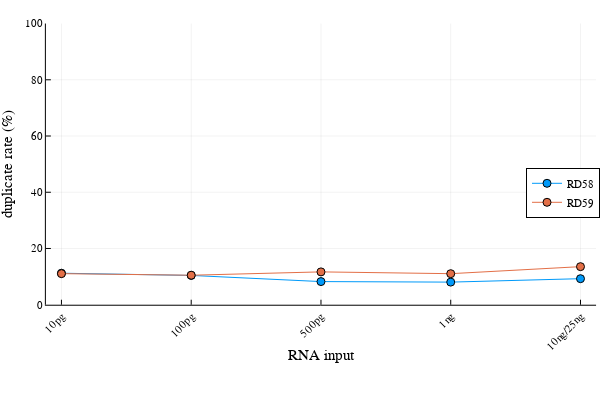

This figure's notebook cell:
### Code cell
rd58_150bp_duplicate = rd58_df[!, ["sample", "duplicate_rate"]][1:5, :]
rd59_150bp_duplicate = rd59_df[!, ["sample", "duplicate_rate"]][1:5, :]
rd_150bp_duplicate_merge = hcat(rd58_150bp_duplicate, rd59_150bp_duplicate, makeunique=true)

duplicate1 = parse.(Float64, replace.(rd_150bp_duplicate_merge[!, "duplicate_rate"], r"%" => ""))
duplicate2 = parse.(Float64, replace.(rd_150bp_duplicate_merge[!, "duplicate_rate_1"], r"%" => ""))

plot(
    [duplicate1, duplicate2], 
    marker = :circle,
    xlabel = "RNA input", 
    ylabel = "duplicate rate (%)", 
    ylim = (0, 100),
    label = ["RD58" "RD59"],
    legend=:right,
    xrotation = 45,
    xticks = (1:5, ("10pg", "100pg", "500pg", "1ng", "10ng/25ng"))
    )

### Figure 1 — Plotly figure (JSON) as saved in the notebook; plotly's stock layout.template omitted (floating-point values rounded to 4 significant figures)
{"data": [{"colorbar": {"title": ""}, "legendgroup": "RD58", "line": {"color": "rgba(0, 154, 250, 1.000)", "dash": "solid", "shape": "linear", "width": 1}, "marker": {"color": "rgba(0, 154, 250, 1.000)", "line": {"color": "rgba(0, 0, 0, 1.000)", "width": 1}, "size": 8, "symbol": "circle"}, "mode": "lines+markers", "name": "RD58", "showlegend": true, "type": "scatter", "x": [1, 2, 3, 4, 5], "xaxis": "x", "y": [11.21, 10.42, 8.23, 8.04, 9.26], "yaxis": "y", "zmax": null, "zmin": null}, {"colorbar": {"title": ""}, "legendgroup": "RD59", "line": {"color": "rgba(227, 111, 71, 1.000)", "dash": "solid", "shape": "linear", "width": 1}, "marker": {"color": "rgba(227, 111, 71, 1.000)", "line": {"color": "rgba(0, 0, 0, 1.000)", "width": 1}, "size": 8, "symbol": "circle"}, "mode": "lines+markers", "name": "RD59", "showlegend": true, "type": "scatter", "x": [1, 2, 3, 4, 5], "xaxis": "x", "y": [11.05, 10.49, 11.68, 11.04, 13.54], "yaxis": "y", "zmax": null, "zmin": null}], "layout": {"annotations": [], "height": 400, "legend": {"bgcolor": "rgba(255, 255, 255, 1.000)", "bordercolor": "rgba(0, 0, 0, 1.000)", "borderwidth": 1, "font": {"color": "rgba(0, 0, 0, 1.000)", "family": "sans-serif", "size": 11}, "title": {"font": {"color": "rgba(0, 0, 0, 1.000)", "family": "sans-serif", "size": 15}, "text": ""}, "tracegroupgap": 0, "traceorder": "normal", "x": 1, "xanchor": "right", "y": 0.52, "yanchor": "middle"}, "margin": {"b": 20, "l": 0, "r": 0, "t": 20}, "paper_bgcolor": "rgba(255, 255, 255, 1.000)", "plot_bgcolor": "rgba(255, 255, 255, 1.000)", "showlegend": true, "width": 600, "xaxis": {"anchor": "y", "domain": [0.07647, 0.9934], "gridcolor": "rgba(0, 0, 0, 0.100)", "gridwidth": 0.5, "linecolor": "rgba(0, 0, 0, 1.000)", "mirror": false, "range": [0.88, 5.12], "showgrid": true, "showline": true, "showticklabels": true, "tickangle": -45, "tickcolor": "rgb(0, 0, 0)", "tickfont": {"color": "rgba(0, 0, 0, 1.000)", "family": "sans-serif", "size": 11}, "tickmode": "array", "ticks": "inside", "ticktext": ["10pg", "100pg", "500pg", "1ng", "10ng/25ng"], "tickvals": [1, 2, 3, 4, 5], "title": "RNA input", "titlefont": {"color": "rgba(0, 0, 0, 1.000)", "family": "sans-serif", "size": 15}, "type": "-", "visible": true, "zeroline": false, "zerolinecolor": "rgba(0, 0, 0, 1.000)"}, "yaxis": {"anchor": "x", "domain": [0.2091, 0.9902], "gridcolor": "rgba(0, 0, 0, 0.100)", "gridwidth": 0.5, "linecolor": "rgba(0, 0, 0, 1.000)", "mirror": false, "range": [0, 100], "showgrid": true, "showline": true, "showticklabels": true, "tickangle": 0, "tickcolor": "rgb(0, 0, 0)", "tickfont": {"color": "rgba(0, 0, 0, 1.000)", "family": "sans-serif", "size": 11}, "tickmode": "array", "ticks": "inside", "ticktext": ["0", "20", "40", "60", "80", "100"], "tickvals": [0, 20, 40, 60, 80, 100], "title": "duplicate rate (%)", "titlefont": {"color": "rgba(0, 0, 0, 1.000)", "family": "sans-serif", "size": 15}, "type": "-", "visible": true, "zeroline": false, "zerolinecolor": "rgba(0, 0, 0, 1.000)"}}}
